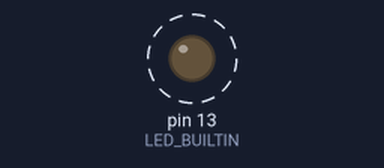
Simulated run of this sketch. Board: Arduino Uno, built with avr-gcc and run on an emulated ATmega328P. On the bench: output pins drawn as LEDs (lit = HIGH). Dashed ring = blinking. What the sketch prints to the serial monitor is not drawn.

Above: at 2.5 s.
Timing chart, 0 to 6.7 s (numbered marks = the images above):
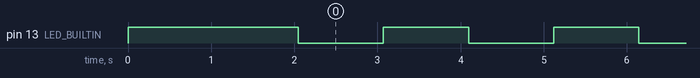

The sketch:

mcp23017.ino
```cpp
#include <Adafruit_MCP23X17.h>
#include <Wire.h>

Adafruit_MCP23X17 mcp1;
Adafruit_MCP23X17 mcp2;

// "Fast" mode. MCP23017 docs say it supports up to 1.7MHz...
// Teensy 3.2 supports upt to 1MHz
#define I2C_CLOCK_SPEED 1000000
#define ADDR1 0x24
#define ADDR2 0x27
#define PINA 8
#define PINB 0

bool success1 = false;
bool success2 = false;
#define ON HIGH
#define OFF LOW

void setup()
{
  pinMode(LED_BUILTIN, OUTPUT);
  digitalWrite(LED_BUILTIN, HIGH);
  Serial.begin(115200);
  delay(2000);

  Serial.println("MCP23017_test");

  Wire.setClock(I2C_CLOCK_SPEED);
  Wire.begin();
  Wire.setClock(I2C_CLOCK_SPEED);

  success1 = mcp1.begin_I2C(ADDR1, &Wire);
  success2 = mcp2.begin_I2C(ADDR2, &Wire);

  if (!success1) {
    Serial.println("MCP1 Begin failed");
  }
  if (!success2) {
    Serial.println("MCP2 Begin failed");
  }
  if (success1) {
    mcp1.pinMode(PINA, INPUT_PULLUP);
    mcp1.pinMode(PINB, OUTPUT);
    mcp1.digitalWrite(PINB, OFF);
  }
  if (success2) {
    mcp2.pinMode(PINB, INPUT_PULLUP);
    mcp2.pinMode(PINA, OUTPUT);
    mcp2.digitalWrite(PINA, OFF);
  }
}

void handlePair(Adafruit_MCP23X17 &mcp, uint8_t in, uint8_t out) {
  mcp.digitalWrite(out, ON);
  delay(5);
  Serial.print(mcp.digitalRead(in) ? "T" : "F");
  Serial.print(in);
  delay(5);
  mcp2.digitalWrite(out, OFF);
  delay(5);
  Serial.print(mcp.digitalRead(in) ? "-t" : "-f");
  Serial.println(in);
  delay(5);
}

uint32_t last = 0;
void loop() {
  if (last == (millis() & 0x400)) {
    return;
  }
  last = millis() & 0x400;
  digitalWrite(LED_BUILTIN, last ? HIGH : LOW);
  if (!success1 && !success2) {
    return;
  }
  Serial.print("Time: ");
  Serial.println(millis() >> 10);
  if (success2) {
    handlePair(mcp2, PINA, PINB);
  }
  if (success1) {
    handlePair(mcp1, PINB, PINA);
  }
}
```

Measured:
- by itself, pin 13 (LED_BUILTIN): alternates HIGH for 1.0 s and LOW for 1.0 s
